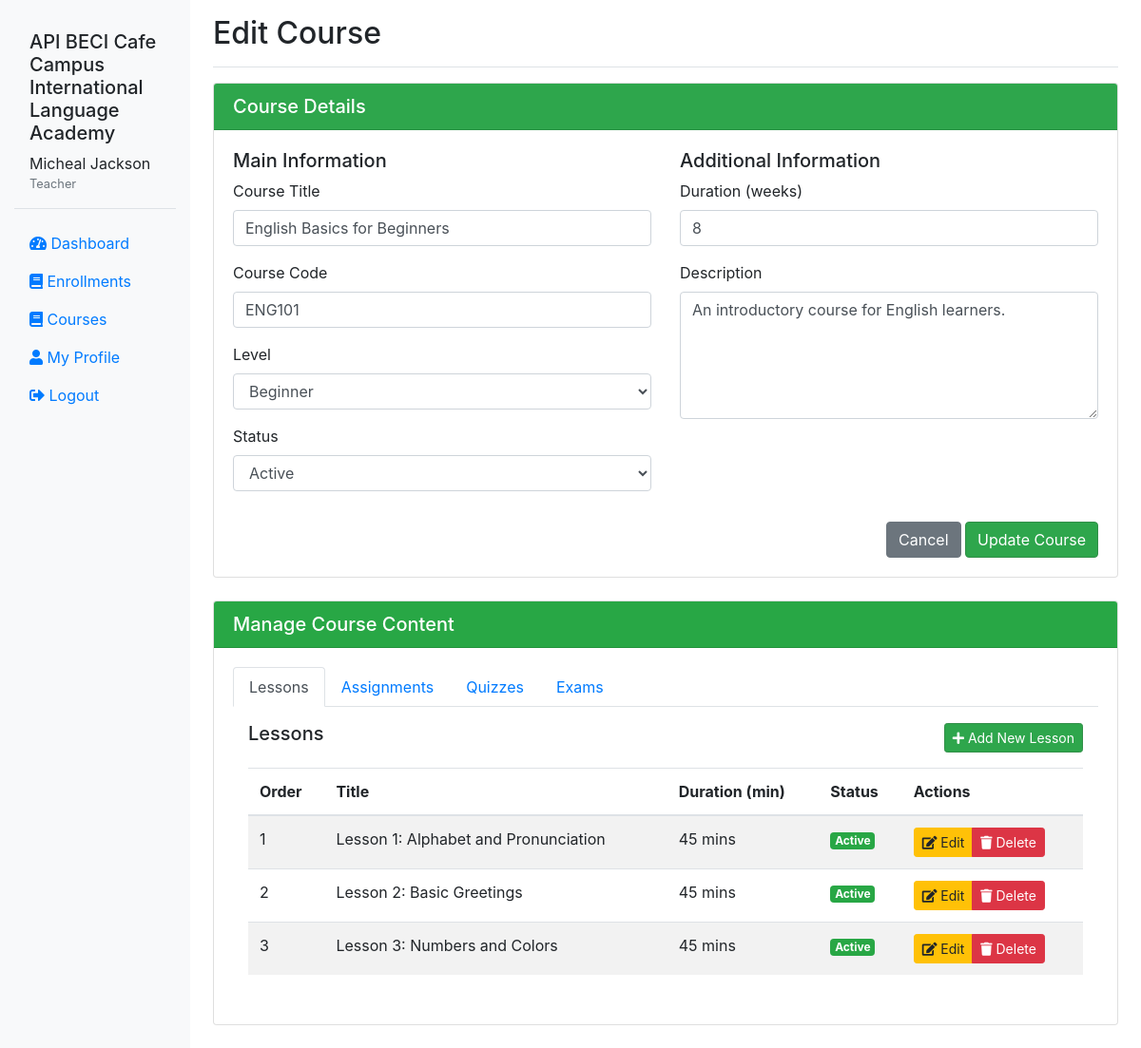
Screenshot of /teacher/editCourse.php?id=1 (signed in) with the database file from the repository.
### tables this page shows
CREATE TABLE `users` (
  `user_id` int(11) NOT NULL,
  `username` varchar(50) NOT NULL,
  `password` varchar(255) NOT NULL,
  `email` varchar(100) NOT NULL,
  `first_name` varchar(50) NOT NULL,
  `last_name` varchar(50) NOT NULL,
  `role` enum('admin','teacher','student','librarian') NOT NULL,
  `profile_picture` varchar(255) DEFAULT NULL,
  `bio` text DEFAULT NULL,
  `date_registered` datetime DEFAULT current_timestamp(),
  `last_login` datetime DEFAULT NULL,
  `status` enum('active','inactive','suspended') DEFAULT 'active',
  `reset_token` varchar(255) DEFAULT NULL,
  `reset_expires` datetime DEFAULT NULL
);

CREATE TABLE `courses` (
  `course_id` int(11) NOT NULL,
  `course_code` varchar(20) NOT NULL,
  `title` varchar(100) NOT NULL,
  `description` text DEFAULT NULL,
  `level` enum('beginner','elementary','intermediate','upper-intermediate','advanced','proficiency') NOT NULL,
  `credits` int(11) DEFAULT 1,
  `duration` int(11) DEFAULT NULL COMMENT 'Duration in weeks',
  `creator_id` int(11) NOT NULL COMMENT 'Teacher who created the course',
  `status` enum('active','inactive') DEFAULT 'active' COMMENT 'If inactive, only visible to creator',
  `created_at` datetime DEFAULT current_timestamp(),
  `updated_at` datetime DEFAULT NULL ON UPDATE current_timestamp()
);

CREATE TABLE `lessons` (
  `lesson_id` int(11) NOT NULL,
  `course_id` int(11) NOT NULL,
  `title` varchar(100) NOT NULL,
  `content` text DEFAULT NULL,
  `sequence_order` int(11) NOT NULL,
  `duration` int(11) DEFAULT NULL COMMENT 'Duration in minutes',
  `status` enum('active','locked') DEFAULT 'active' COMMENT 'Locked lessons are hidden from students',
  `created_at` datetime DEFAULT current_timestamp(),
  `updated_at` datetime DEFAULT NULL ON UPDATE current_timestamp()
);

### teacher/editCourse.php (the view, shortened to what the rows shown need)
<?php
require_once '../includes/db.php';
require_once '../includes/functions.php';
require_once '../includes/auth.php';
if (!Auth::isLoggedIn() || !Auth::hasRole('teacher')) {
    setFlashMessage('error', 'You do not have permission to access this page');
    redirect('../user/login.php');
}
$user = Auth::getCurrentUser();
$teacher_id = $user['user_id'];
if (isset($_GET['id'])) {
    $course_id = (int) $_GET['id'];
    $sql = "SELECT c.* FROM courses c
        LEFT JOIN course_teachers ct ON ct.course_id = c.course_id
        LEFT JOIN course_sharing cs ON cs.course_id = c.course_id
        WHERE c.course_id = :course_id
        AND (
            c.creator_id = :teacher_id
            OR ct.teacher_id = :teacher_id
            OR cs.shared_with_id = :teacher_id
        )";
    $course = executeQuerySingle($sql, [
        'course_id' => $course_id,
        'teacher_id' => $teacher_id
    ]);
    $lessons_sql = "SELECT * FROM lessons WHERE course_id = :course_id ORDER BY sequence_order ASC";
    $lessons = executeQueryAll($lessons_sql, ['course_id' => $course_id]);
} else {
    setFlashMessage('error', 'Course ID is missing.');
    redirect('courses.php');
}
?>
<!DOCTYPE html>
<html>
<head>
    <link rel="stylesheet" href="https://stackpath.bootstrapcdn.com/bootstrap/4.5.2/css/bootstrap.min.css">
    <link rel="stylesheet" href="https://cdnjs.cloudflare.com/ajax/libs/font-awesome/5.15.1/css/all.min.css">
    <link rel="stylesheet" href="../public/assets/style.css">
</head>
<body>
    <div class="container-fluid">
        <div class="row">
            <?php include '../includes/sidebar.php'; ?>
            <main class="col-md-9 ms-sm-auto col-lg-10 px-md-4">
                <div class="d-flex justify-content-between flex-wrap flex-md-nowrap align-items-center pt-3 pb-2 mb-3 border-bottom">
                    <h1 class="h2">Edit Course</h1>
                </div>
                <div class="card mb-4">
                    <div class="card-body">
                        <form method="POST">
                            <div class="row mb-3">
                                <div class="col-md-6">
                                    <div class="form-group">
                                        <label for="title">Course Title</label>
                                        <input type="text" class="form-control" id="title" name="title"
                                            value="<?= htmlspecialchars($course['title']) ?>" required>
                                    </div>
                                    <div class="form-group">
                                        <label for="course_code">Course Code</label>
                                        <input type="text" class="form-control" id="course_code" name="course_code"
                                            value="<?= htmlspecialchars($course['course_code']) ?>" required>
                                    </div>
                                    <div class="form-group">
                                        <label for="level">Level</label>
                                        <select class="form-control" id="level" name="level" required>
                                            <option value="beginner" <?= $course['level'] === 'beginner' ? 'selected' : '' ?>>Beginner</option>
                                        </select>
                                    </div>
                                    <div class="form-group">
                                        <label for="status">Status</label>
                                        <select class="form-control" id="status" name="status" required>
                                            <option value="active" <?= $course['status'] === 'active' ? 'selected' : '' ?>>Active</option>
                                        </select>
                                    </div>
                                </div>
                                <div class="col-md-6">
                                    <div class="form-group">
                                        <label for="duration">Duration (weeks)</label>
                                        <input type="number" class="form-control" id="duration" name="duration"
                                               value="<?= htmlspecialchars($course['duration'] ?? '') ?>" min="1">
                                    </div>
                                    <div class="form-group">
                                        <label for="description">Description</label>
                                        <textarea class="form-control" id="description" name="description" rows="5"><?= htmlspecialchars($course['description'] ?? '') ?></textarea>
                                    </div>
                                </div>
                            </div>
                        </form>
                    </div>
                </div>
                <div class="card mb-4">
                    <div class="card-body">
                        <div class="tab-content p-3">
                            <div class="tab-pane fade show active" id="lessons" role="tabpanel">
                                <?php if (count($lessons) > 0): ?>
                                <div class="table-responsive">
                                    <table class="table table-striped table-hover">
                                        <thead>
                                            <tr>
                                                <th>Order</th>
                                                <th>Title</th>
                                                <th>Duration (min)</th>
                                                <th>Status</th>
                                                <th>Actions</th>
                                            </tr>
                                        </thead>
                                        <tbody>
                                            <?php foreach ($lessons as $lesson): ?>
                                            <tr>
                                                <td><?= $lesson['sequence_order'] ?></td>
                                                <td><?= htmlspecialchars($lesson['title']) ?></td>
                                                <td><?= $lesson['duration'] ? $lesson['duration'] . ' mins' : 'N/A' ?></td>
                                                <td>
                                                    <span class="badge badge-<?= $lesson['status'] === 'active' ? 'success' : 'secondary' ?>">
                                                        <?= ucfirst($lesson['status']) ?>
                                                    </span>
                                                </td>
                                                <td>
                                                    <div class="btn-group btn-group-sm">
                                                        <a href="editLesson.php?id=<?= $lesson['lesson_id'] ?>" class="btn btn-warning">
                                                            <i class="fas fa-edit"></i> Edit
                                                        </a>
                                                        <a href="deleteLesson.php?id=<?= $lesson['lesson_id'] ?>" class="btn btn-danger"
                                                           onclick="return confirm('Are you sure you want to delete this lesson?');">
                                                            <i class="fas fa-trash"></i> Delete
                                                        </a>
                                                    </div>
                                                </td>
                                            </tr>
                                            <?php endforeach; ?>
                                        </tbody>
                                    </table>
                                </div>
                                <?php else: ?>
                                <div class="alert alert-info">
                                    <i class="fas fa-info-circle"></i> No lessons have been created for this course yet.
                                </div>
                                <?php endif; ?>
                            </div>
                        </div>
                    </div>
                </div>
            </main>
        </div>
    </div>
</body>
</html>

### includes/sidebar.php (shortened to what the rows shown need)
<?php
$user = Auth::getCurrentUser();
?>
<nav id="sidebar" class="col-md-3 col-lg-2 d-md-block bg-light sidebar collapse">
    <div class="position-sticky pt-3">
        <div class="sidebar-header p-3 mb-3 border-bottom">
            <div class="user-info">
                <div>
                    <?php echo $user['first_name'] . ' ' . $user['last_name']; ?>
                    <small class="d-block text-muted"><?php echo ucfirst($user['role']); ?></small>
                </div>
            </div>
        </div>
    </div>
</nav>

### rows the page displays
users: first_name "Micheal", last_name "Jackson", role "Teacher"
courses: title "English Basics for Beginners", course_code "ENG101", level "Beginner", status "Active", duration "8", description "An introductory course for English learners."
lessons: sequence_order "1", title "Lesson 1: Alphabet and Pronunciation", duration "45", status "Active"
lessons: sequence_order "2", title "Lesson 2: Basic Greetings", duration "45", status "Active"
lessons: sequence_order "3", title "Lesson 3: Numbers and Colors", duration "45", status "Active"

### other values shown
APP_NAME "API BECI Cafe Campus International Language Academy"
